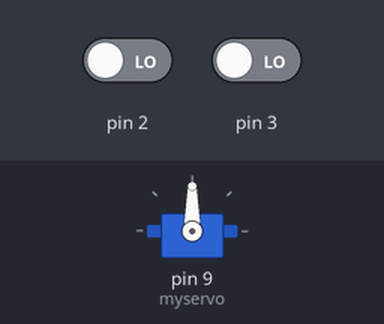
The sketch below on a simulated Arduino Uno, built with avr-gcc and run on an emulated ATmega328P. On the bench: servo. Inputs (shaded band) come from the test bench; at power-on: pin 2 LOW, pin 3 LOW.

Above: at 1.7 s.
1.8 s: pin 2 driven HIGH
At 2.3 s:
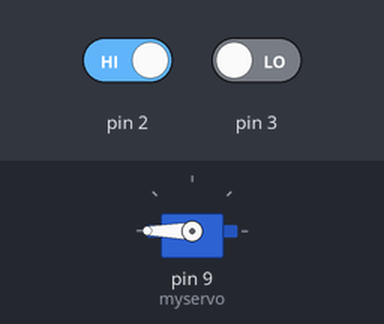
3.3 s: pin 2 driven LOW and pin 3 driven HIGH
At 4.7 s:
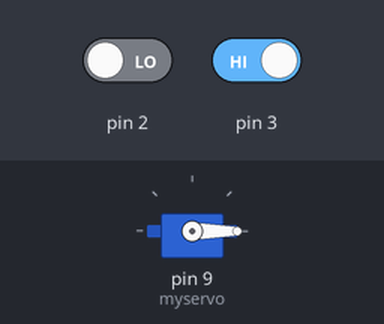
Timing chart, 0 to 6.3 s (numbered marks = the images above; inputs shaded):
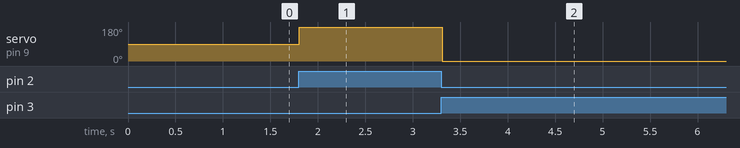

Measured:
- after the input at 1.8 s, servo on pin 9 (myservo): 90° → 180° at once
- after the input at 3.3 s, servo on pin 9 (myservo): 180° → 0° at once

The sketch:

21.servo_2buttontest1.ino
```cpp
#include <Servo.h>

Servo myservo;

void setup() {
  myservo.attach(9);
  pinMode(2, INPUT);
  pinMode(3, INPUT);
  myservo.write(90);
  delay(500);
}

void loop() {
  if(digitalRead(2) == HIGH){
    myservo.write(180);
  } else if(digitalRead(3) == HIGH){
    myservo.write(0);
  }
  delay(15);
}
```
